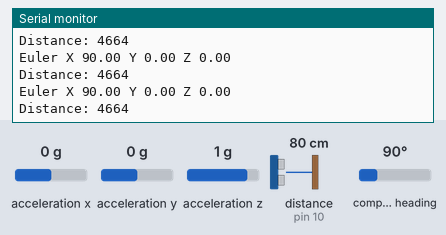
A sketch run on a simulated Arduino Uno, built with avr-gcc and run on an emulated ATmega328P. Shown: the last lines printed to the serial monitor. The test bench sets the inputs (shaded band); at power-on: acceleration x 0 g, distance to the obstacle (sensor on pin 10) 80 cm, acceleration y 0 g, compass heading 90°, acceleration z 1 g.

Above: at 1.2 s.
1.3 s: acceleration x set to -1.4 g
At 1.92 s:
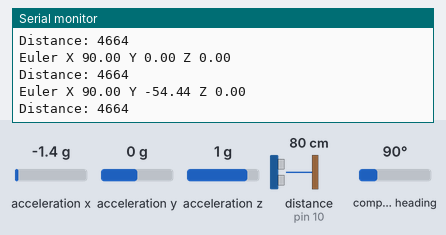
2.8 s: distance to the obstacle (sensor on pin 10) set to 120 cm
At 3.15 s:
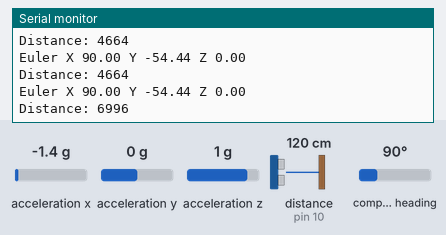
5.8 s: acceleration y set to -1.4 g
At 6.04 s:
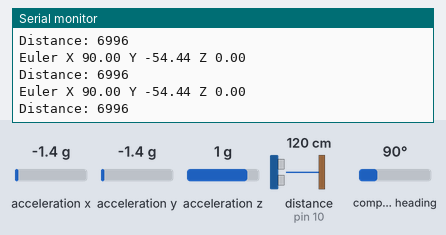
7.3 s: compass heading set to 7°
At 7.69 s:
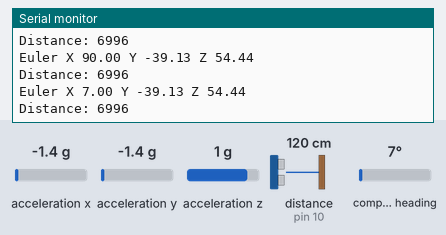
10.3 s: distance to the obstacle (sensor on pin 10) set to 2 cm
At 10.98 s:
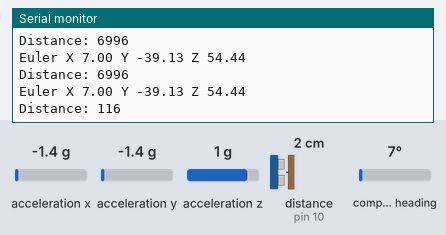
11.8 s: acceleration z set to -1.4 g
At 12.2 s:
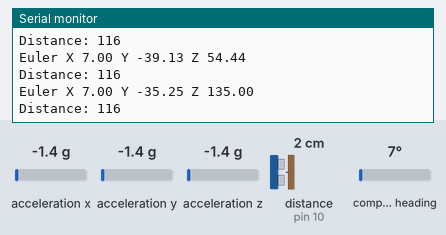
Timing chart, 0 to 14.8 s (numbered marks = the images above; inputs shaded):
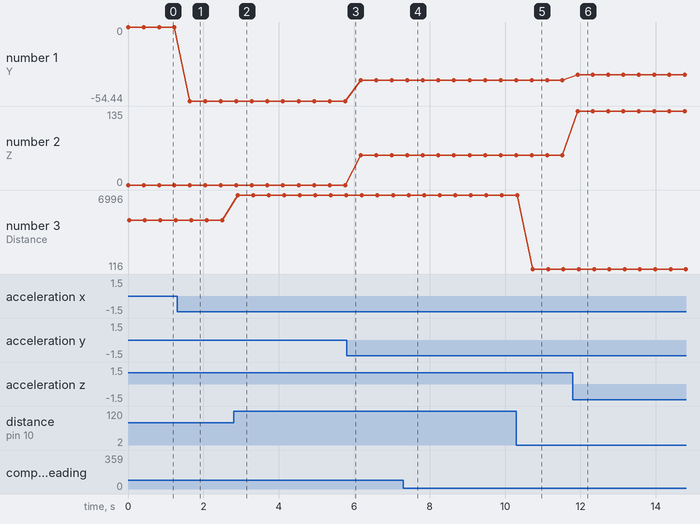

The sketch:

UltrasonicTest.ino
```cpp
#include <Wire.h>
#include <NewPing.h>
#include <Adafruit_Sensor.h>
#include <Adafruit_BNO055.h>
#include <utility/imumaths.h>

Adafruit_BNO055 bno = Adafruit_BNO055();
NewPing sonar(11, 10, 500);

void setup() {
  // put your setup code here, to run once:
  Serial.begin(9600);
  bno.begin();
  bno.setExtCrystalUse(true);
}

void loop(void) {
  // put your main code here, to run repeatedly:

  imu::Vector<3> degreesValues = bno.getVector(Adafruit_BNO055::VECTOR_EULER);
  imu::Vector<3> accel = bno.getVector(Adafruit_BNO055::VECTOR_ACCELEROMETER);

  Serial.print("Euler X ");
  Serial.print(degreesValues.x());
  Serial.print(" Y ");
  Serial.print(degreesValues.y());
  Serial.print(" Z ");
  Serial.print(degreesValues.z());
  Serial.print("\n");

  Serial.print("Distance: ");
  Serial.print(sonar.ping());
  Serial.print("\n");

  delay(400);
}

// 11, 10
```

Measured:
- after the input at 1.3 s, the serial monitor: prints a new line after 0.34 s (image 1)
- after the input at 2.8 s, the serial monitor: prints a new line after 0.10 s (image 2)
- after the input at 7.3 s, the serial monitor: prints a new line after 0.11 s (image 4)
- after the input at 10.3 s, the serial monitor: prints a new line after 0.44 s (image 5)
- after the input at 11.8 s, the serial monitor: prints a new line after 0.12 s (image 6)
- plotted number 1: 0 → -54.44 after the input at 1.3 s, -54.44 → -39.13 after the input at 5.8 s, -39.13 → -35.25 after the input at 11.8 s
- plotted number 2: 0 → 54.44 after the input at 5.8 s, 54.44 → 135 after the input at 11.8 s
- plotted number 3: 4664 → 6996 after the input at 2.8 s, 6996 → 116 after the input at 10.3 s
